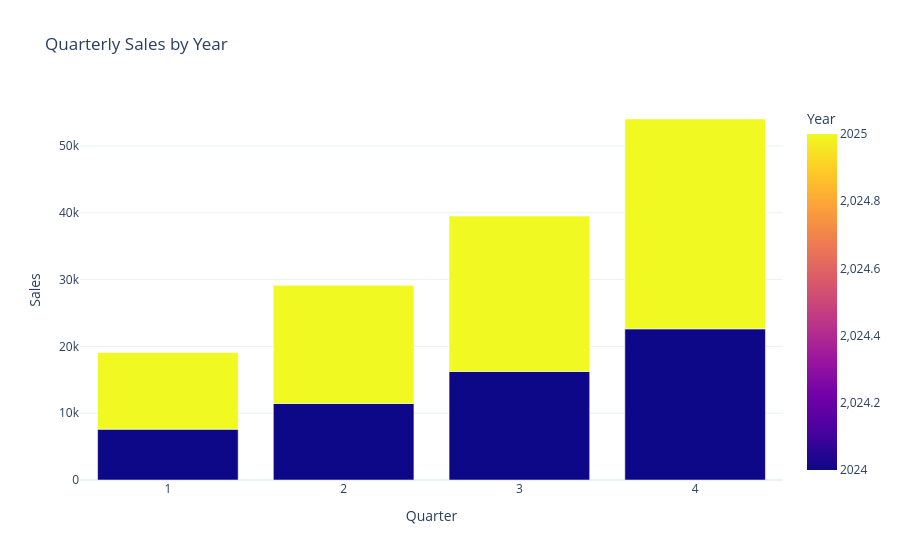

The code cell stored with this chart in its notebook:
### Code cell
# Quarterly sales performance

fig = px.bar(
    quarterly_sales,
    x="order_quarter",
    y="total_sales",
    color="order_year",
    barmode="group",
    title="Quarterly Sales by Year",
    labels={
        "order_quarter": "Quarter",
        "order_year": "Year",
        "total_sales": "Total Sales"
    },
    hover_data=[
        "total_orders",
        "total_units",
        "total_gross_profit"
    ]
)

fig.update_layout(
    template="plotly_white",
    xaxis_title="Quarter",
    yaxis_title="Sales"
)

fig.show()

### Figure 1 — Plotly figure (JSON) as saved in the notebook; plotly's stock layout.template omitted (floating-point values rounded to 4 significant figures)
{"data": [{"alignmentgroup": "True", "customdata": [[467.0, 2089.0, 4946.0], [711.0, 3188.0, 7559.0], [962.0, 4439.0, 10720.0], [1342.0, 6183.0, 14930.0], [731.0, 3178.0, 7595.0], [1109.0, 4854.0, 11720.0], [1395.0, 6243.0, 15280.0], [1832.0, 8480.0, 20700.0]], "hovertemplate": "Quarter=%{x}<br>Total Sales=%{y}<br>total_orders=%{customdata[0]}<br>total_units=%{customdata[1]}<br>total_gross_profit=%{customdata[2]}<br>Year=%{marker.color}<extra></extra>", "legendgroup": "", "marker": {"color": [2024, 2024, 2024, 2024, 2025, 2025, 2025, 2025], "coloraxis": "coloraxis", "pattern": {"shape": ""}}, "name": "", "offsetgroup": "", "orientation": "v", "showlegend": false, "textposition": "auto", "type": "bar", "x": [1, 2, 3, 4, 1, 2, 3, 4], "xaxis": "x", "y": [7613.0, 11460.0, 16260.0, 22630.0, 11470.0, 17690.0, 23260.0, 31410.0], "yaxis": "y"}], "layout": {"barmode": "group", "coloraxis": {"colorbar": {"title": {"text": "Year"}}, "colorscale": [[0, "#0d0887"], [0.1111, "#46039f"], [0.2222, "#7201a8"], [0.3333, "#9c179e"], [0.4444, "#bd3786"], [0.5556, "#d8576b"], [0.6667, "#ed7953"], [0.7778, "#fb9f3a"], [0.8889, "#fdca26"], [1, "#f0f921"]]}, "legend": {"tracegroupgap": 0}, "title": {"text": "Quarterly Sales by Year"}, "xaxis": {"anchor": "y", "domain": [0, 1], "title": {"text": "Quarter"}}, "yaxis": {"anchor": "x", "domain": [0, 1], "title": {"text": "Sales"}}}}
